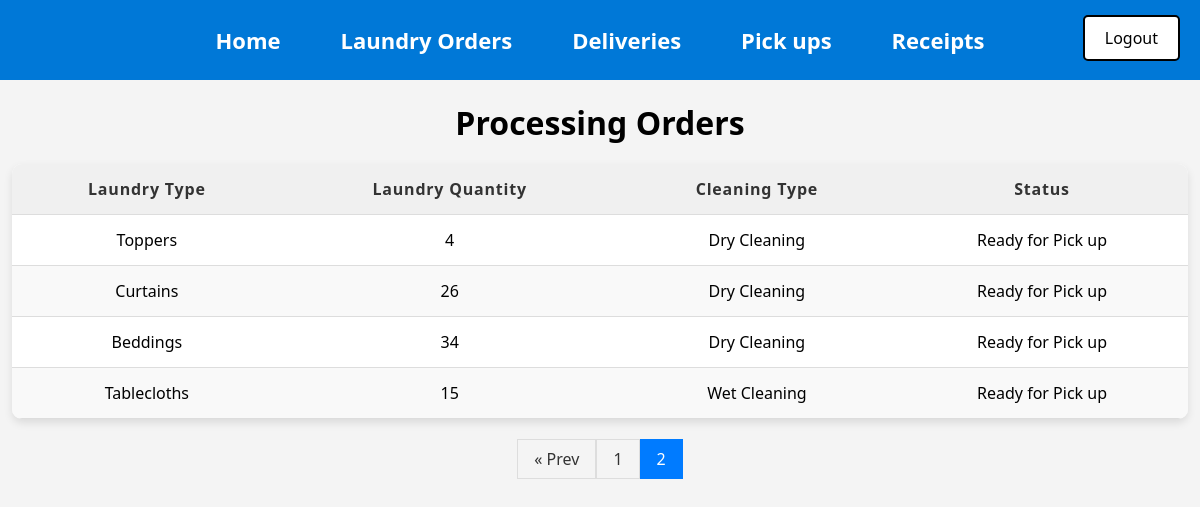
Page /User_Home.php?page=2 (signed in) on the committed database.
### tables this page shows
CREATE TABLE `Laundry_Orders` (
  `Order_ID` int(11) NOT NULL AUTO_INCREMENT,
  `Order_date` date NOT NULL,
  `Laundry_type` varchar(40) NOT NULL,
  `Laundry_quantity` varchar(40) NOT NULL,
  `Cleaning_type` varchar(40) NOT NULL,
  `Place` varchar(40) NOT NULL,
  `Priority_number` varchar(40) NOT NULL,
  `Status` varchar(250) DEFAULT NULL,
  `User_ID` int(11) NOT NULL,
  PRIMARY KEY (`Order_ID`),
  KEY `Users_Laundry_Orders` (`User_ID`),
  CONSTRAINT `Users_Laundry_Orders` FOREIGN KEY (`User_ID`) REFERENCES `Users` (`User_ID`)
);

### htdocs/User_Home.php (the view, shortened to what this page needs)
<?php
include 'db_connect.php';
include 'Menu2.php';
include 'Logout.php';
$results_per_page = 10;
$current_page = isset($_GET['page']) && is_numeric($_GET['page']) ? intval($_GET['page']) : 1;
$start_from = ($current_page - 1) * $results_per_page;
$total_query = "SELECT COUNT(*) AS total FROM Laundry_Orders WHERE STATUS IN ('In Progress', 'Ready for Pick up') AND PLACE != 'Hotel'";
$total_result = mysqli_query($conn, $total_query);
$total_row = mysqli_fetch_assoc($total_result);
$total_results = $total_row['total'];
$total_pages = ceil($total_results / $results_per_page);
?>
<!DOCTYPE html>
<html lang="en">
<head>
    <link rel="stylesheet" href="">
</head>
<body>
</head>
<body>
    <h1>Processing Orders</h1>
    <table>
        <thead>
            <tr>
                <th>Laundry Type</th>
                <th>Laundry Quantity</th>
                <th>Cleaning Type</th>
                <th>Status</th>
            </tr>
        </thead>
        <tbody>
            <?php
            $sql = "SELECT * FROM Laundry_Orders WHERE STATUS IN ('In Progress','Ready for Pick up') AND PLACE != 'Hotel' ORDER BY Priority_number DESC LIMIT $start_from, $results_per_page";
            $query = mysqli_query($conn, $sql);
            if (!$query) {
                echo "Error: " . $sql . "<br>" . mysqli_error($conn);
            } else {
                while ($result = mysqli_fetch_assoc($query)) {
                    echo "<tr>";
                    echo "<td>" . htmlspecialchars($result["Laundry_type"]) . "</td>";
                    echo "<td>" . htmlspecialchars($result["Laundry_quantity"]) . "</td>";
                    echo "<td>" . htmlspecialchars($result["Cleaning_type"]) . "</td>";
                    echo "<td>" . htmlspecialchars($result["Status"]) . "</td>";
                    echo "</tr>";
                }
            }
            ?>
        </tbody>
    </table>
    <div class="pagination">
        <?php
        if ($current_page > 1) {
            echo "<a href='User_Home.php?page=" . ($current_page - 1) . "'>&laquo; Prev</a>";
        }
        for ($page = 1; $page <= $total_pages; $page++) {
            echo "<a href='User_Home.php?page=$page' class='" . ($page == $current_page ? "active" : "") . "'>$page</a>";
        }
        ?>
    </div>
</body>
</html>

### htdocs/Menu2.php (style rules this page uses)
body { font-family: 'Segoe UI', Tahoma, Geneva, Verdana, sans-serif; margin: 0; padding: 0; }

### htdocs/User_Home.php (style rules this page uses)
body { font-family: 'Segoe UI', Tahoma, Geneva, Verdana, sans-serif; background-color: #f4f4f4; margin: 0; padding: 0; color: #333; }
h1 { text-align: center; font-weight: bold; margin-bottom: 20px; color: black; }
table { width: 98%; margin: 20px auto; border-collapse: collapse; box-shadow: 0 4px 8px rgba(0, 0, 0, 0.1); background-color: #fff; border-radius: 10px; overflow: hidden; }
th, td { padding: 14px 16px; text-align: center; border-bottom: 1px solid #ddd; color: black; }
th { background-color: #f0f0f0; color: #333; font-weight: 600; letter-spacing: 0.8px; }
tr:nth-child(even) { background-color: #f9f9f9; }
.pagination { text-align: center; margin-top: 20px; }
.pagination a { display: inline-block; padding: 8px 16px; text-decoration: none; border: 1px solid #ddd; color: #333; }
.pagination a.active { background-color: #007bff; color: white; border: 1px solid #007bff; }

### rows in the picture
laundry_orders: Laundry_type "Toppers", Laundry_quantity "4", Cleaning_type "Dry Cleaning", Status "Ready for Pick up"
laundry_orders: Laundry_type "Curtains", Laundry_quantity "26", Cleaning_type "Dry Cleaning", Status "Ready for Pick up"
laundry_orders: Laundry_type "Beddings", Laundry_quantity "34", Cleaning_type "Dry Cleaning", Status "Ready for Pick up"
laundry_orders: Laundry_type "Tablecloths", Laundry_quantity "15", Cleaning_type "Wet Cleaning", Status "Ready for Pick up"
